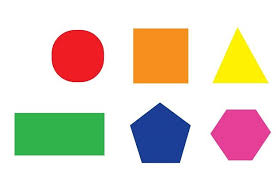
#> input picture image_prosessing/first_assignment/download.jpeg, 276 x 183 px, given in place of download.jpg, which was not available
$ python edge_detection.py   (older library calls are emulated)
#> lines starting #> are read from the running program, lines starting #| are printed output that depends on the picture; after the words box and inside, x2 and y2 are one past the last pixel; in counts of white or black regions, pixels touching at a corner belong together; pictures that were not available may be replaced by others from this repository, and a replacement may not be noted
# -*- coding: utf-8 -*-
"""
Created on Sun Mar 10 19:55:53 2019

@author: nasrin moshayedi
"""

import cv2
import numpy as np


filename = "download.jpg"
k = 1
t = 200

img = cv2.imread(filename, cv2.IMREAD_GRAYSCALE)
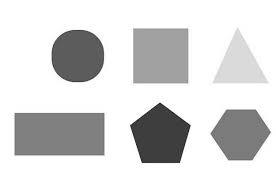
#> img: shape (183, 276); min 20, max 255, mean 215.2
cv2.namedWindow("original", cv2.WINDOW_NORMAL)
cv2.imshow("original", img)
#cv2.waitKey(0)

blur = cv2.GaussianBlur(img, (k, k), 0)
(t, binary) = cv2.threshold(blur, t, 255, cv2.THRESH_BINARY_INV)
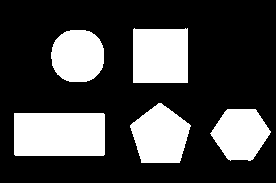
#> binary: shape (183, 276); 27.7% white; 5 white regions, box (x1, y1, x2, y2) and area: (14, 113, 105, 156) 3910, (133, 28, 188, 83) 2973, (130, 103, 191, 163) 2587, (51, 30, 104, 82) 2283, (210, 109, 271, 161) 2239
#> t = 200


edgeX = cv2.Sobel(binary, cv2.CV_64F, 1, 0)
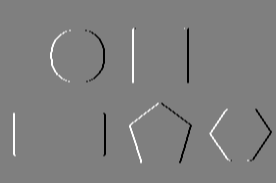
#> edgeX: shape (183, 276) float64; min -1020, max 1020, mean 0; drawn with min black and max white
edgeY = cv2.Sobel(binary, cv2.CV_64F, 0 , 1)
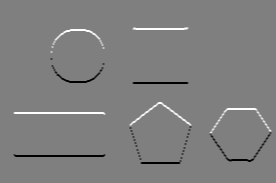
#> edgeY: shape (183, 276) float64; min -1020, max 1020, mean 0; drawn with min black and max white


edgeX = np.uint8(np.absolute(edgeX))
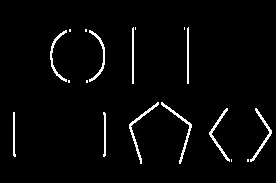
#> edgeX: shape (183, 276); min 0, max 255, mean 7.7
edgeY = np.uint8(np.absolute(edgeY))
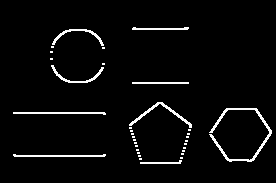
#> edgeY: shape (183, 276); min 0, max 255, mean 9.3
edge = cv2.bitwise_or(edgeX, edgeY)

# display edges
cv2.namedWindow("edges", cv2.WINDOW_NORMAL)
cv2.imshow("edges", edge)
cv2.waitKey(0)
